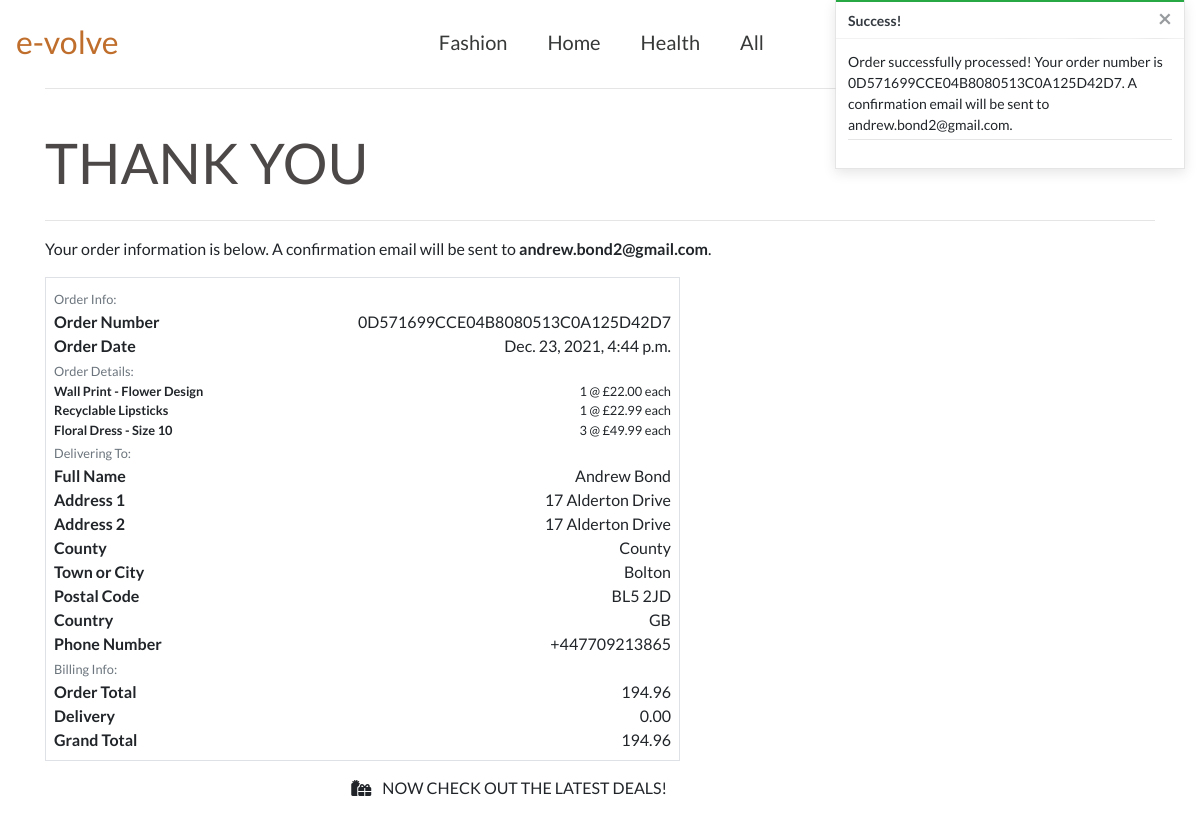
/checkout/checkout_success/0D571699CCE04B8080513C0A125D42D7, run on the app's committed database.
### checkout/models.py (models this page shows, shortened)
class Order(models.Model):
    order_number = models.CharField(max_length=32, null=False, editable=False)
    user_profiles = models.ForeignKey(UserProfile, on_delete=models.SET_NULL,
                                      null=True, blank=True, related_name='orders')
    full_name = models.CharField(max_length=50, null=False, blank=False)
    email = models.EmailField(max_length=254, null=False, blank=False)
    phone_number = models.CharField(max_length=20, null=False, blank=False)
    country = CountryField(blank_label='Country *', null=False, blank=False)
    postcode = models.CharField(max_length=20, null=True, blank=True)
    town_or_city = models.CharField(max_length=40, null=False, blank=False)
    street_address1 = models.CharField(max_length=80, null=False, blank=False)
    street_address2 = models.CharField(max_length=80, null=True, blank=True)
    county = models.CharField(max_length=80, null=True, blank=True)
    date = models.DateTimeField(auto_now_add=True)
    delivery_cost = models.DecimalField(max_digits=6, decimal_places=2,
                                        null=False, default=0)
    order_total = models.DecimalField(max_digits=10, decimal_places=2,
                                      null=False, default=0)
    grand_total = models.DecimalField(max_digits=10, decimal_places=2,
                                      null=False, default=0)
    original_shopping_bag = models.TextField(null=False, blank=False, default='')
    stripe_pid = models.CharField(max_length=254, null=False, blank=False, default='')

class OrderLineItem(models.Model):
    SIZE_6 = "6"
    SIZE_8 = "8"
    SIZE_10 = "10"
    SIZE_12 = "12"
    SIZE_14 = "14"
    SIZE_16 = "16"
    SIZE_18 = "18"
    SIZE_20 = "20"
    SIZE_CHOICES = [
        (SIZE_6, 'Size 6'),
        (SIZE_8, 'Size 8'),
        (SIZE_10, 'Size 10'),
        (SIZE_12, 'Size 12'),
        (SIZE_14, 'Size 14'),
        (SIZE_16, 'Size 16'),
        (SIZE_18, 'Size 18'),
        (SIZE_20, 'Size 20'),
    ]
    order = models.ForeignKey(Order, null=False, blank=False,
                              on_delete=models.CASCADE,
                              related_name='lineitems')
    product = models.ForeignKey(Product, null=False, blank=False,
                                on_delete=models.CASCADE)
    product_size = models.CharField(max_length=2,
                                    choices=SIZE_CHOICES, null=True,
                                    blank=True)
    quantity = models.IntegerField(null=False, blank=False, default=0)
    lineitem_total = models.DecimalField(max_digits=6, decimal_places=2,
                                         null=False, blank=False,
                                         editable=False)

### products/models.py (models this page shows, shortened)
class Product(models.Model):
    category = models.ForeignKey('Category', null=True, blank=True,
                                 on_delete=models.SET_NULL)
    sku = models.CharField(max_length=254, null=True, blank=True)
    name = models.CharField(max_length=254)
    description = models.TextField()
    has_sizes = models.BooleanField(default=False, null=True, blank=True)
    price = models.DecimalField(max_digits=6, decimal_places=2)
    image_url = models.URLField(max_length=1024, null=True, blank=True)
    image = models.ImageField(null=True, blank=True)

### checkout/views.py (the view)
# urls.py: path('checkout_success/<order_number>', views.checkout_success, name='checkout_success'),
def checkout_success(request, order_number):
    save_info = request.session.get('save_info')
    order = get_object_or_404(Order, order_number=order_number)
    messages.success(request, f'Order successfully processed! \
        Your order number is {order_number}. A confirmation \
        email will be sent to {order.email}.')
    if 'shopping_bag_session' in request.session:
        del request.session['shopping_bag_session']
    template = 'checkout/checkout_success.html'
    context = {
        'order': order,
    }
    return render(request, template, context)

### checkout/templates/checkout/checkout_success.html (shortened to what this page needs)
{% extends "base.html" %}
{% load static %}
{% block extra_css %}
    <link rel="stylesheet" href="{% static 'checkout/css/checkout.css' %}">
{% endblock %}
{% block content %}
    <div class="overlay"></div>
    <div class="container">
        <div class="row pt-3 mt-5">
            <div class="col">
                <hr class="mt-4 pt-4">
                <h2 class="mb-4 text-uppercase checkout-heading">Thank You</h2>
                <hr>
                <p class="text-black">Your order information is below. A confirmation email will be sent to <strong>{{ order.email }}</strong>.</p>
            </div>
        </div>
       <div class="row">
            <div class="col-12 col-lg-7">
                <div class="order-confirmation-wrapper p-2 border">
                    <div class="row">
                        <div class="col">
                            <small class="text-muted">Order Info:</small>
                        </div>
                    </div>
                    <div class="row">
                        <div class="col-12 col-md-4">
                            <p class="mb-0 text-black font-weight-bold">Order Number</p>
                        </div>
                        <div class="col-12 col-md-8 text-md-right">
                            <p class="mb-0">{{ order.order_number }}</p>
                        </div>
                    </div>
                    <div class="row">
                        <div class="col-12 col-md-4">
                            <p class="mb-0 text-black font-weight-bold">Order Date</p>
                        </div>
                        <div class="col-12 col-md-8 text-md-right">
                            <p class="mb-0">{{ order.date }}</p>
                        </div>
                    </div>
                    <div class="row">
                        <div class="col">
                            <small class="text-muted">Order Details:</small>
                        </div>
                    </div>
                    {% for item in order.lineitems.all %}
                    <div class="row">
                        <div class="col-12 col-md-4">
                            <p class="small mb-0 text-black font-weight-bold">
                                {{ item.product.name }}{% if item.product_size %} - Size {{ item.product_size|upper }}{% endif %}
                            </p>
                        </div>
                        <div class="col-12 col-md-8 text-md-right">
                            <p class="small mb-0">{{ item.quantity }} @ £{{ item.product.price }} each</p>
                        </div>
                    </div>
                    {% endfor %}
                    <div class="row">
                        <div class="col">
                            <small class="text-muted">Delivering To:</small>
                        </div>
                    </div>
                    <div class="row">
                        <div class="col-12 col-md-4">
                            <p class="mb-0 text-black font-weight-bold">Full Name</p>
                        </div>
                        <div class="col-12 col-md-8 text-md-right">
                            <p class="mb-0">{{ order.full_name }}</p>
                        </div>
                    </div>
                    <div class="row">
                        <div class="col-12 col-md-4">
                            <p class="mb-0 text-black font-weight-bold">Address 1</p>
                        </div>
                        <div class="col-12 col-md-8 text-md-right">
                            <p class="mb-0">{{ order.street_address1 }}</p>
                        </div>
                    </div>
                    {% if order.street_address2 %}
                    <div class="row">
                        <div class="col-12 col-md-4">
                            <p class="mb-0 text-black font-weight-bold">Address 2</p>
                        </div>
                        <div class="col-12 col-md-8 text-md-right">
                            <p class="mb-0">{{ order.street_address1 }}</p>
                        </div>
                    </div>
                    {% endif %}
                    {% if order.county %}
                    <div class="row">
                        <div class="col-12 col-md-4">
                            <p class="mb-0 text-black font-weight-bold">County</p>
                        </div>
                        <div class="col-12 col-md-8 text-md-right">
                            <p class="mb-0">{{ order.county }}</p>
                        </div>
                    </div>
                    {% endif %}
                    <div class="row">
                        <div class="col-12 col-md-4">
                            <p class="mb-0 text-black font-weight-bold">Town or City</p>
                        </div>
                        <div class="col-12 col-md-8 text-md-right">
                            <p class="mb-0">{{ order.town_or_city }}</p>
                        </div>
                    </div>
                    {% if order.postcode %}
                    <div class="row">
                        <div class="col-12 col-md-4">
                            <p class="mb-0 text-black font-weight-bold">Postal Code</p>
                        </div>
                        <div class="col-12 col-md-8 text-md-right">
                            <p class="mb-0">{{ order.postcode }}</p>
                        </div>
                    </div>
                    {% endif %}
                    <div class="row">
                        <div class="col-12 col-md-4">
                            <p class="mb-0 text-black font-weight-bold">Country</p>
                        </div>
                        <div class="col-12 col-md-8 text-md-right">
                            <p class="mb-0">{{ order.country }}</p>
                        </div>
                    </div>
                    <div class="row">
                        <div class="col-12 col-md-4">
                            <p class="mb-0 text-black font-weight-bold">Phone Number</p>
                        </div>
                        <div class="col-12 col-md-8 text-md-right">
                            <p class="mb-0">{{ order.phone_number }}</p>
                        </div>
                    </div>
                    <div class="row">
                        <div class="col">
                            <small class="text-muted">Billing Info:</small>
                        </div>
                    </div>
                    <div class="row">
                        <div class="col-12 col-md-4">
                            <p class="mb-0 text-black font-weight-bold">Order Total</p>
                        </div>
                        <div class="col-12 col-md-8 text-md-right">
                            <p class="mb-0">{{ order.order_total }}</p>
                        </div>
                    </div>
                    <div class="row">
                        <div class="col-12 col-md-4">
                            <p class="mb-0 text-black font-weight-bold">Delivery</p>
                        </div>
                        <div class="col-12 col-md-8 text-md-right">
                            <p class="mb-0">{{ order.delivery_cost }}</p>
                        </div>
                    </div>
                    <div class="row">
                        <div class="col-12 col-md-4">
                            <p class="mb-0 text-black font-weight-bold">Grand Total</p>
                        </div>
                        <div class="col-12 col-md-8 text-md-right">
                            <p class="mb-0">{{ order.grand_total }}</p>
                        </div>
                    </div>
                </div>
            </div>
        </div>
        <div class="row">
			<div class="col-12 col-lg-7 text-right">
				<a href="{% url 'products' %}" class="btn btn-black rounded-0 my-2">
					<span class="icon mr-2">
						<i class="fas fa-gifts"></i>
					</span>
					<span class="text-uppercase">Now check out the latest deals!</span>
				</a>
			</div>
		</div>
    </div>
{% endblock %}

### static/css/base.css (style rules this page uses)
* { padding: 0; border: 0; margin: 0; border-color: #33373a; }
html { height: 100%; }
body, html { height: 100%; }
body { font-family: Lato; }
.overlay { height: 100%; width: 100%; top: 60px; left: 0; position: fixed; background: white; z-index: -1; }
@media screen and (min-device-width : 700px) { .carousel-caption h1, h2, h3 { font-size: 56px; } }

### checkout/static/checkout/css/checkout.css (style rules this page uses)
.checkout-heading { color: rgb(77, 72, 72); }

### data on the page
Order: email "andrew.bond2@gmail.com", order_number "0D571699CCE04B8080513C0A125D42D7", date "Dec. 23, 2021, 4:44 p.m.", full_name "Andrew Bond", street_address1 "17 Alderton Drive", county "County", town_or_city "Bolton", postcode "BL5 2JD", country "GB", phone_number "+447709213865", order_total "194.96", delivery_cost "0.00", grand_total "194.96"
OrderLineItem: product.name "Wall Print - Flower Design", quantity "1", product.price "22.00"
OrderLineItem: product.name "Recyclable Lipsticks", quantity "1", product.price "22.99"
OrderLineItem: product.name "Floral Dress", product_size "10", quantity "3", product.price "49.99"

### other printed values
{{ message }} "Order successfully processed! Your order number is 0D571699CCE04B8080513C0A125D42D7. A confirmation email will be sent to andrew.bond2@gmail.com."
